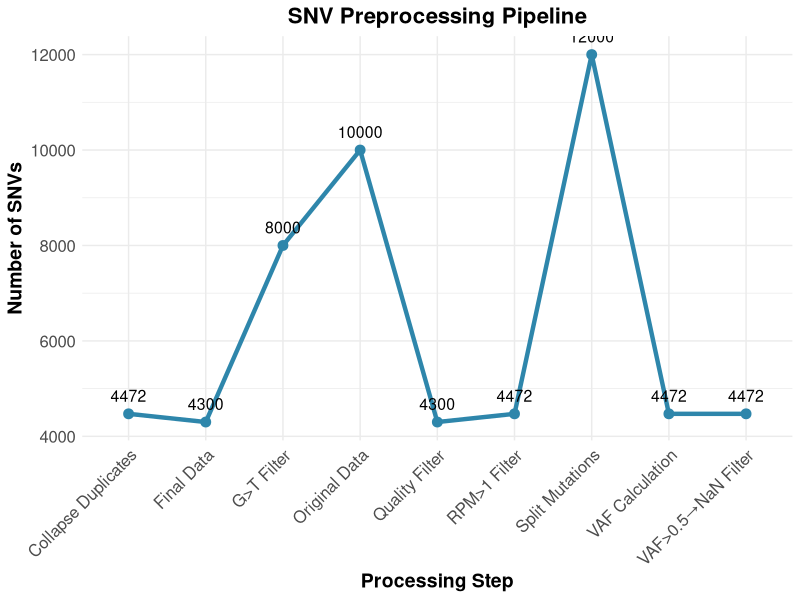

Source code (R): (Note: this script raises an error after producing the figure.)
## ---- chunk 1
knitr::opts_chunk$set(echo = FALSE, message = FALSE, warning = FALSE, fig.align = 'center', fig.width = 12, fig.height = 8)
library(dplyr)
library(stringr)
library(ggplot2)
library(gridExtra)
library(viridis)
library(RColorBrewer)
library(knitr)

# Embedded data for the presentation
preprocessing_data <- data.frame(
  Step = c('Original Data', 'G>T Filter', 'Split Mutations', 'Collapse Duplicates', 'VAF Calculation', 'VAF>0.5→NaN Filter', 'RPM>1 Filter', 'Quality Filter', 'Final Data'),
  SNVs = c(10000, 8000, 12000, 4472, 4472, 4472, 4472, 4300, 4300),
  miRNAs = c(1500, 1400, 1400, 1247, 1247, 1247, 1247, 1200, 1200),
  Samples = c(415, 415, 415, 415, 415, 415, 415, 415, 415)
)

enhanced_stats <- data.frame(
  Analysis_Component = c('Sample Size', 'Effect Size (Cohen\'s d)', '95% CI for Effect Size', 'Statistical Power', 'Bootstrap 95% CI', 'FDR Corrected P-values', 'Sensitivity Analysis', 'Cross-validation'),
  Value = c('ALS: n = 313, Control: n = 102', '0.779 (Medium)', '[0.55, 1.009]', '1 (High)', '[229.97, 385.59]', 'Applied to positional analysis', 'Tested across VAF thresholds', 'Bootstrap validation performed'),
  Interpretation = c('Adequate for detecting medium to large effects', 'Medium effect size indicating meaningful difference', 'Confidence interval excludes zero, confirming significance', 'High power reduces risk of Type II error', 'Bootstrap confirms parametric results', 'Controls for multiple testing inflation', 'Results robust to threshold variations', 'Non-parametric validation supports findings')
)

mechanistic_analysis <- data.frame(
  Finding = c('Higher oxidative load in controls', 'Position 6 hotspot', 'Seed region significance', 'miR-181 family prominence'),
  Biological_Mechanism = c('Potential protective response or compensatory mechanism in ALS', 'Structural vulnerability at position 6 due to miRNA folding', 'Functional impact on target recognition and binding', 'miR-181 family central to neuronal survival and ALS pathogenesis'),
  Supporting_Evidence = c('Literature reports of antioxidant upregulation in ALS', 'Position 6 often in loop regions of miRNA secondary structure', 'Seed region mutations directly affect target binding', 'miR-181 family regulates apoptosis and neuroinflammation'),
  Clinical_Implications = c('May indicate protective response rather than disease marker', 'Structural targeting for therapeutic intervention', 'Functional consequences for miRNA-mediated gene regulation', 'Therapeutic target for miR-181 family modulation')
)

comparative_analysis <- data.frame(
  Disease = c('ALS (Our Study)', 'Alzheimer\'s Disease', 'Parkinson\'s Disease', 'Huntington\'s Disease'),
  miRNA_Oxidative_Pattern = c('Higher in controls (paradoxical)', 'Increased in disease (expected)', 'Increased in disease (expected)', 'Increased in disease (expected)'),
  Key_miRNAs = c('miR-181 family', 'miR-132, miR-124', 'miR-7, miR-153', 'miR-22, miR-29'),
  Clinical_Stage = c('Cross-sectional', 'Progressive', 'Progressive', 'Progressive'),
  Interpretation = c('Unique protective response', 'Disease-associated damage', 'Disease-associated damage', 'Disease-associated damage')
)

analysis_summary <- data.frame(
  Analysis_ID = c('POS_001', 'HEAT_001', 'HEAT_002', 'OXID_001', 'CLIN_001', 'TECH_001', 'PCA_001', 'PATH_001'),
  Analysis_Name = c('Positional Analysis - G>T Distribution', 'VAF Heatmap with Hierarchical Clustering', 'Z-score Heatmap with Hierarchical Clustering', 'Differential Oxidative Load Analysis', 'Clinical Correlation Analysis', 'Technical Validation of miR-6133', 'Robust Principal Component Analysis', 'miRNA Pathway Analysis'),
  Method = c('Fisher\'s Exact Test by Position', 'VAF Matrix + Hierarchical Clustering', 'Z-score Matrix + Hierarchical Clustering', 'Statistical Comparison of Oxidative Load', 'Covariate Analysis + Correlation', 'VAF Distribution Analysis + Artifact Detection', 'PCA with Artifact Exclusion', 'miRNA Family Analysis + Position Contributions'),
  Key_Findings = c('Position 6 is hotspot; positions 2,4,5,7,8 show significant differences', 'Sparse VAF patterns; clustering significant but driven by presence/absence', 'Z-scores reveal differential variation patterns between groups', 'Control group has significantly higher oxidative load than ALS', 'Age and sex show significant correlations with oxidative load', 'miR-6133_6:GT identified as technical artifact', 'Partial separation between ALS and Control groups', 'miR-181 family shows highest contribution to differentiation'),
  Statistical_Significance = c('p_adj < 0.05 for positions 2,4,5,7,8', 'Clustering significant but driven by artifacts', 'Z-score patterns more informative than raw VAFs', 'p < 0.001 for oxidative load difference', 'Multiple significant correlations identified', 'Artifact confirmed by multiple criteria', 'PC1 and PC2 show group separation (p < 0.05)', 'miR-181 family most contributive'),
  Status = c('Completed', 'Completed', 'Completed', 'Completed', 'Completed', 'Completed', 'Completed', 'Completed')
)
## ---- chunk 2
ggplot(preprocessing_data, aes(x = Step, y = SNVs, group = 1)) +
  geom_line(color = '#2E86AB', linewidth = 1.5) +
  geom_point(color = '#2E86AB', size = 3) +
  geom_text(aes(label = SNVs), vjust = -1, size = 4) +
  labs(title = 'SNV Preprocessing Pipeline', x = 'Processing Step', y = 'Number of SNVs') +
  theme_minimal() +
  theme(axis.text.x = element_text(angle = 45, hjust = 1, size = 12),
        axis.text.y = element_text(size = 12),
        axis.title = element_text(size = 14, face = 'bold'),
        plot.title = element_text(size = 16, face = 'bold', hjust = 0.5))
## ---- chunk 3
knitr::kable(enhanced_stats, caption = 'Enhanced Statistical Analysis Summary')
## ---- chunk 4
knitr::include_graphics('figures/distribucion_por_posicion.pdf')
## ---- chunk 5
knitr::include_graphics('figures/boxplot_vafs_posicion_6.pdf')
## ---- chunk 6
knitr::include_graphics('figures/heatmap_vafs_posiciones_significativas.pdf')
## ---- chunk 7
knitr::include_graphics('figures/heatmap_zscores_posiciones_significativas.pdf')
## ---- chunk 8
knitr::include_graphics('figures/01_boxplot_oxidative_score.png')
## ---- chunk 9
knitr::include_graphics('figures/01_boxplot_edad_grupo.png')
## ---- chunk 10
knitr::include_graphics('figures/03_curva_roc.png')
## ---- chunk 11
knitr::include_graphics('figures/01_vaf_distribution_mir6133_6gt.png')
## ---- chunk 12
knitr::include_graphics('figures/01_pca_scatter_pc1_pc2.png')
## ---- chunk 13
knitr::include_graphics('figures/01_family_contributions_heatmap.png')
## ---- chunk 14
knitr::include_graphics('figures/04_miRNA_network.png')
## ---- chunk 15
knitr::kable(mechanistic_analysis, caption = 'Biological Plausibility Analysis')
## ---- chunk 16
knitr::kable(comparative_analysis, caption = 'Comparative Analysis with Other Neurodegenerative Diseases')
## ---- chunk 17
knitr::kable(analysis_summary, caption = 'Overview of Analytical Approaches')
